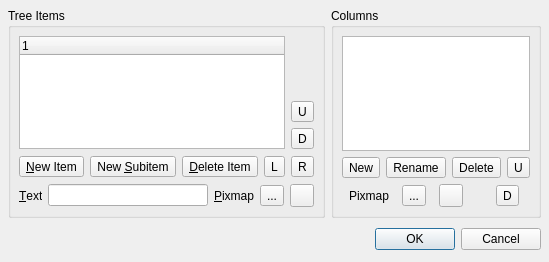
<ui version="4.0" >
 <author></author>
 <comment>*********************************************************************
**
** Copyright (C) 1992-$THISYEAR$ Trolltech AS. All rights reserved.
**
** This file is part of the $MODULE$ of the Qt Toolkit.
**
** $LICENSE$
**
** This file is provided AS IS with NO WARRANTY OF ANY KIND, INCLUDING THE
** WARRANTY OF DESIGN, MERCHANTABILITY AND FITNESS FOR A PARTICULAR PURPOSE.
**
*********************************************************************</comment>
 <exportmacro></exportmacro>
 <class>TreeWidgetEditor</class>
 <widget class="QDialog" name="TreeWidgetEditor" >
  <property name="geometry" >
   <rect>
    <x>0</x>
    <y>0</y>
    <width>456</width>
    <height>262</height>
   </rect>
  </property>
  <property name="windowTitle" >
   <string>Edit Tree Widget</string>
  </property>
  <layout class="QGridLayout" >
   <property name="margin" >
    <number>8</number>
   </property>
   <property name="spacing" >
    <number>6</number>
   </property>
   <item row="0" column="0" >
    <widget class="QGroupBox" name="itemsBox" >
     <property name="title" >
      <string>Tree Items</string>
     </property>
     <layout class="QGridLayout" >
      <property name="margin" >
       <number>8</number>
      </property>
      <property name="spacing" >
       <number>6</number>
      </property>
      <item row="2" column="0" colspan="2" >
       <widget class="QFrame" name="currentItemBox" >
        <property name="frameShape" >
         <enum>QFrame::NoFrame</enum>
        </property>
        <property name="frameShadow" >
         <enum>QFrame::Plain</enum>
        </property>
        <layout class="QHBoxLayout" >
         <property name="margin" >
          <number>0</number>
         </property>
         <property name="spacing" >
          <number>6</number>
         </property>
         <item>
          <widget class="QLabel" name="label1" >
           <property name="sizePolicy" >
            <sizepolicy>
             <hsizetype>0</hsizetype>
             <vsizetype>5</vsizetype>
             <horstretch>0</horstretch>
             <verstretch>0</verstretch>
            </sizepolicy>
           </property>
           <property name="text" >
            <string>&amp;Text</string>
           </property>
           <property name="buddy" >
            <cstring>itemTextLineEdit</cstring>
           </property>
          </widget>
         </item>
         <item>
          <widget class="QLineEdit" name="itemTextLineEdit" >
           <property name="sizePolicy" >
            <sizepolicy>
             <hsizetype>13</hsizetype>
             <vsizetype>0</vsizetype>
             <horstretch>0</horstretch>
             <verstretch>0</verstretch>
            </sizepolicy>
           </property>
          </widget>
         </item>
         <item>
          <widget class="QLabel" name="label2" >
           <property name="sizePolicy" >
            <sizepolicy>
             <hsizetype>0</hsizetype>
             <vsizetype>5</vsizetype>
             <horstretch>0</horstretch>
             <verstretch>0</verstretch>
            </sizepolicy>
           </property>
           <property name="text" >
            <string>&amp;Pixmap</string>
           </property>
           <property name="buddy" >
            <cstring>previewPixmapItemButton</cstring>
           </property>
          </widget>
         </item>
         <item>
          <widget class="QToolButton" name="previewPixmapItemButton" >
           <property name="text" >
            <string>...</string>
           </property>
          </widget>
         </item>
         <item>
          <widget class="QToolButton" name="deletePixmapItemButton" >
           <property name="text" >
            <string/>
           </property>
          </widget>
         </item>
        </layout>
       </widget>
      </item>
      <item row="0" column="1" >
       <layout class="QVBoxLayout" >
        <property name="margin" >
         <number>0</number>
        </property>
        <property name="spacing" >
         <number>6</number>
        </property>
        <item>
         <spacer>
          <property name="orientation" >
           <enum>Qt::Vertical</enum>
          </property>
          <property name="sizeHint" >
           <size>
            <width>22</width>
            <height>16</height>
           </size>
          </property>
         </spacer>
        </item>
        <item>
         <widget class="QToolButton" name="moveItemUpButton" >
          <property name="text" >
           <string>U</string>
          </property>
         </widget>
        </item>
        <item>
         <widget class="QToolButton" name="moveItemDownButton" >
          <property name="text" >
           <string>D</string>
          </property>
         </widget>
        </item>
       </layout>
      </item>
      <item row="0" column="0" >
       <widget class="QTreeWidget" name="treeWidget" >
        <property name="focusPolicy" >
         <enum>Qt::TabFocus</enum>
        </property>
       </widget>
      </item>
      <item row="1" column="0" colspan="2" >
       <layout class="QHBoxLayout" >
        <property name="margin" >
         <number>0</number>
        </property>
        <property name="spacing" >
         <number>6</number>
        </property>
        <item>
         <widget class="QToolButton" name="newItemButton" >
          <property name="text" >
           <string>&amp;New Item</string>
          </property>
         </widget>
        </item>
        <item>
         <widget class="QToolButton" name="newSubItemButton" >
          <property name="text" >
           <string>New &amp;Subitem</string>
          </property>
         </widget>
        </item>
        <item>
         <widget class="QToolButton" name="deleteItemButton" >
          <property name="text" >
           <string>&amp;Delete Item</string>
          </property>
         </widget>
        </item>
        <item>
         <spacer>
          <property name="orientation" >
           <enum>Qt::Horizontal</enum>
          </property>
          <property name="sizeHint" >
           <size>
            <width>21</width>
            <height>23</height>
           </size>
          </property>
         </spacer>
        </item>
        <item>
         <widget class="QToolButton" name="moveItemLeftButton" >
          <property name="text" >
           <string>L</string>
          </property>
         </widget>
        </item>
        <item>
         <widget class="QToolButton" name="moveItemRightButton" >
          <property name="text" >
           <string>R</string>
          </property>
         </widget>
        </item>
       </layout>
      </item>
     </layout>
    </widget>
   </item>
   <item row="1" column="0" colspan="2" >
    <layout class="QHBoxLayout" >
     <property name="margin" >
      <number>0</number>
     </property>
     <property name="spacing" >
      <number>6</number>
     </property>
     <item>
      <spacer>
       <property name="orientation" >
        <enum>Qt::Horizontal</enum>
       </property>
       <property name="sizeHint" >
        <size>
         <width>431</width>
         <height>30</height>
        </size>
       </property>
      </spacer>
     </item>
     <item>
      <widget class="QPushButton" name="okButton" >
       <property name="text" >
        <string>OK</string>
       </property>
       <property name="default" >
        <bool>true</bool>
       </property>
      </widget>
     </item>
     <item>
      <widget class="QPushButton" name="cancelButton" >
       <property name="text" >
        <string>Cancel</string>
       </property>
      </widget>
     </item>
    </layout>
   </item>
   <item row="0" column="1" >
    <widget class="QGroupBox" name="columnsBox" >
     <property name="title" >
      <string>Columns</string>
     </property>
     <layout class="QVBoxLayout" >
      <property name="margin" >
       <number>8</number>
      </property>
      <property name="spacing" >
       <number>6</number>
      </property>
      <item>
       <widget class="QListWidget" name="listWidget" >
        <property name="sizePolicy" >
         <sizepolicy>
          <hsizetype>13</hsizetype>
          <vsizetype>7</vsizetype>
          <horstretch>0</horstretch>
          <verstretch>0</verstretch>
         </sizepolicy>
        </property>
        <property name="focusPolicy" >
         <enum>Qt::TabFocus</enum>
        </property>
       </widget>
      </item>
      <item>
       <layout class="QHBoxLayout" >
        <property name="margin" >
         <number>0</number>
        </property>
        <property name="spacing" >
         <number>6</number>
        </property>
        <item>
         <widget class="QToolButton" name="newColumnButton" >
          <property name="text" >
           <string>New</string>
          </property>
         </widget>
        </item>
        <item>
         <widget class="QToolButton" name="renameColumnButton" >
          <property name="text" >
           <string>Rename</string>
          </property>
         </widget>
        </item>
        <item>
         <widget class="QToolButton" name="deleteColumnButton" >
          <property name="text" >
           <string>Delete</string>
          </property>
         </widget>
        </item>
        <item>
         <spacer>
          <property name="orientation" >
           <enum>Qt::Horizontal</enum>
          </property>
          <property name="sizeType" >
           <enum>QSizePolicy::Ignored</enum>
          </property>
          <property name="sizeHint" >
           <size>
            <width>20</width>
            <height>10</height>
           </size>
          </property>
         </spacer>
        </item>
        <item>
         <widget class="QToolButton" name="moveColumnUpButton" >
          <property name="text" >
           <string>U</string>
          </property>
         </widget>
        </item>
       </layout>
      </item>
      <item>
       <layout class="QHBoxLayout" >
        <property name="margin" >
         <number>0</number>
        </property>
        <property name="spacing" >
         <number>6</number>
        </property>
        <item>
         <widget class="QLabel" name="pixmapColumnLabel" >
          <property name="sizePolicy" >
           <sizepolicy>
            <hsizetype>0</hsizetype>
            <vsizetype>5</vsizetype>
            <horstretch>0</horstretch>
            <verstretch>0</verstretch>
           </sizepolicy>
          </property>
          <property name="text" >
           <string>Pixmap</string>
          </property>
         </widget>
        </item>
        <item>
         <widget class="QToolButton" name="previewPixmapColumnButton" >
          <property name="text" >
           <string>...</string>
          </property>
         </widget>
        </item>
        <item>
         <widget class="QToolButton" name="deletePixmapColumnButton" >
          <property name="text" >
           <string/>
          </property>
         </widget>
        </item>
        <item>
         <spacer>
          <property name="orientation" >
           <enum>Qt::Horizontal</enum>
          </property>
          <property name="sizeType" >
           <enum>QSizePolicy::Ignored</enum>
          </property>
          <property name="sizeHint" >
           <size>
            <width>20</width>
            <height>10</height>
           </size>
          </property>
         </spacer>
        </item>
        <item>
         <widget class="QToolButton" name="moveColumnDownButton" >
          <property name="text" >
           <string>D</string>
          </property>
         </widget>
        </item>
       </layout>
      </item>
     </layout>
    </widget>
   </item>
  </layout>
 </widget>
 <pixmapfunction></pixmapfunction>
 <tabstops>
  <tabstop>treeWidget</tabstop>
  <tabstop>moveItemUpButton</tabstop>
  <tabstop>moveItemDownButton</tabstop>
  <tabstop>moveItemRightButton</tabstop>
  <tabstop>moveItemLeftButton</tabstop>
  <tabstop>newItemButton</tabstop>
  <tabstop>newSubItemButton</tabstop>
  <tabstop>deleteItemButton</tabstop>
  <tabstop>listWidget</tabstop>
  <tabstop>newColumnButton</tabstop>
  <tabstop>renameColumnButton</tabstop>
  <tabstop>deleteColumnButton</tabstop>
  <tabstop>moveColumnUpButton</tabstop>
  <tabstop>previewPixmapColumnButton</tabstop>
  <tabstop>deletePixmapColumnButton</tabstop>
  <tabstop>moveColumnDownButton</tabstop>
  <tabstop>okButton</tabstop>
  <tabstop>cancelButton</tabstop>
 </tabstops>
 <resources/>
 <connections>
  <connection>
   <sender>okButton</sender>
   <signal>clicked()</signal>
   <receiver>TreeWidgetEditor</receiver>
   <slot>accept()</slot>
   <hints>
    <hint type="sourcelabel" >
     <x>342</x>
     <y>344</y>
    </hint>
    <hint type="destinationlabel" >
     <x>159</x>
     <y>339</y>
    </hint>
   </hints>
  </connection>
  <connection>
   <sender>cancelButton</sender>
   <signal>clicked()</signal>
   <receiver>TreeWidgetEditor</receiver>
   <slot>reject()</slot>
   <hints>
    <hint type="sourcelabel" >
     <x>437</x>
     <y>336</y>
    </hint>
    <hint type="destinationlabel" >
     <x>178</x>
     <y>331</y>
    </hint>
   </hints>
  </connection>
 </connections>
</ui>
